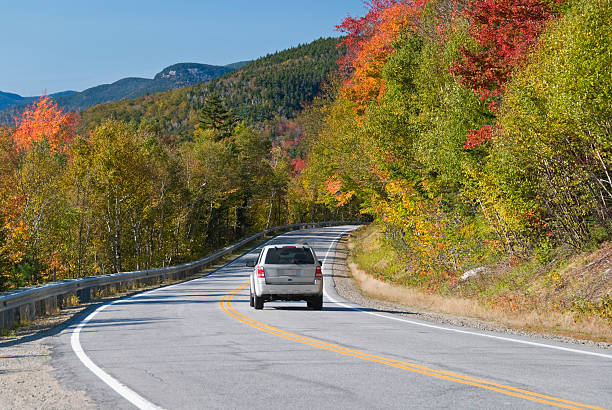
#> input picture Final Project/test.jpg, 612 x 410 px
$ python Project.py   (older library calls are emulated)
#> lines starting #> are read from the running program, lines starting #| are printed output that depends on the picture
import numpy as np
import cv2
import matplotlib.pyplot as plt

# Helper function for convolution
def apply_convolution(image, kernel):
    output = np.zeros_like(image)
    pad = kernel.shape[0] // 2
    padded_image = np.pad(image, pad, mode='constant')

    for i in range(image.shape[0]):
        for j in range(image.shape[1]):
            output[i, j] = (kernel * padded_image[i:i + kernel.shape[0], j:j + kernel.shape[1]]).sum()
    return output

# Gaussian Smoothing Function
def apply_gaussian_blur(image, kernel_size=5, sigma=1.4):
    return cv2.GaussianBlur(image, (kernel_size, kernel_size), sigma)

# Sobel Edge Detection
def sobel_edge_detection(image):
    grad_x = cv2.Sobel(image, cv2.CV_64F, 1, 0, ksize=3)  # Horizontal gradient
    grad_y = cv2.Sobel(image, cv2.CV_64F, 0, 1, ksize=3)  # Vertical gradient
    magnitude = np.sqrt(grad_x**2 + grad_y**2)  # Gradient magnitude
    normalized = (magnitude / magnitude.max() * 255).astype(np.uint8)  # Normalize
    _, thresholded = cv2.threshold(normalized, 50, 255, cv2.THRESH_BINARY)  # Threshold
    return thresholded

# Prewitt Edge Detection
def prewitt_edge_detection(image):
    kernel_x = np.array([[-1, 0, 1], [-1, 0, 1], [-1, 0, 1]])  # Prewitt horizontal kernel
    kernel_y = np.array([[1, 1, 1], [0, 0, 0], [-1, -1, -1]])  # Prewitt vertical kernel
    grad_x = cv2.filter2D(image, cv2.CV_64F, kernel_x)  # Horizontal gradient
    grad_y = cv2.filter2D(image, cv2.CV_64F, kernel_y)  # Vertical gradient
    magnitude = np.sqrt(grad_x**2 + grad_y**2)  # Gradient magnitude
    normalized = (magnitude / magnitude.max() * 255).astype(np.uint8)  # Normalize
    _, thresholded = cv2.threshold(normalized, 50, 255, cv2.THRESH_BINARY)  # Threshold
    return thresholded

# Non-Maximum Suppression
def non_max_suppression(magnitude, direction):
    M, N = magnitude.shape
    output = np.zeros((M, N), dtype=np.uint8)
    angle = direction * 180.0 / np.pi
    angle[angle < 0] += 180

    for i in range(1, M-1):
        for j in range(1, N-1):
            q = 255
            r = 255

            if (0 <= angle[i, j] < 22.5) or (157.5 <= angle[i, j] <= 180):
                q = magnitude[i, j + 1]
                r = magnitude[i, j - 1]
            elif 22.5 <= angle[i, j] < 67.5:
                q = magnitude[i + 1, j - 1]
                r = magnitude[i - 1, j + 1]
            elif 67.5 <= angle[i, j] < 112.5:
                q = magnitude[i + 1, j]
                r = magnitude[i - 1, j]
            elif 112.5 <= angle[i, j] < 157.5:
                q = magnitude[i - 1, j - 1]
                r = magnitude[i + 1, j + 1]

            if (magnitude[i, j] >= q) and (magnitude[i, j] >= r):
                output[i, j] = magnitude[i, j]
            else:
                output[i, j] = 0

    return output

# Hysteresis Thresholding
def hysteresis_thresholding(image, low_threshold, high_threshold):
    M, N = image.shape
    output = np.zeros((M, N), dtype=np.uint8)

    strong = 255
    weak = 75

    strong_i, strong_j = np.where(image >= high_threshold)
    weak_i, weak_j = np.where((image >= low_threshold) & (image < high_threshold))

    output[strong_i, strong_j] = strong
    output[weak_i, weak_j] = weak

    for i in range(1, M - 1):
        for j in range(1, N - 1):
            if output[i, j] == weak:
                if strong in (output[i + 1, j - 1:j + 2].tolist() +
                              output[i, j - 1:j + 2].tolist() +
                              output[i - 1, j - 1:j + 2].tolist()):
                    output[i, j] = strong
                else:
                    output[i, j] = 0

    return output

# Canny Edge Detection
def canny_edge_detection(image, low_threshold, high_threshold):
    blurred = cv2.GaussianBlur(image, (5, 5), 1.4)
    grad_x = cv2.Sobel(blurred, cv2.CV_64F, 1, 0, ksize=3)
    grad_y = cv2.Sobel(blurred, cv2.CV_64F, 0, 1, ksize=3)
    magnitude = np.sqrt(grad_x ** 2 + grad_y ** 2)
    direction = np.arctan2(grad_y, grad_x)

    nms_result = non_max_suppression(magnitude, direction)
    edges = hysteresis_thresholding(nms_result, low_threshold, high_threshold)
    return edges

# Add noise to image
def add_noise(image, noise_type="gaussian", salt_prob=0.05, gauss_std=20):
    noisy_image = image.copy()
    if noise_type == "gaussian":
        noise = np.random.normal(0, gauss_std, image.shape)
        noisy_image = np.clip(image + noise, 0, 255)
    elif noise_type == "salt_and_pepper":
        salt_pepper = np.random.rand(*image.shape)
        noisy_image[salt_pepper < salt_prob] = 0
        noisy_image[salt_pepper > 1 - salt_prob] = 255
    return noisy_image.astype(np.uint8)

# Main function to run the implementation
if __name__ == "__main__":
    # Read image using OpenCV
    image_path = "test.jpg"
    image = cv2.imread(image_path, cv2.IMREAD_GRAYSCALE)
#> image: shape (410, 612); min 0, max 255, mean 126.7

    # Add noise to simulate diverse conditions
    noisy_image = add_noise(image, noise_type="gaussian", gauss_std=30)

    # Detect edges
    sobel_edges = sobel_edge_detection(noisy_image)
#> in sobel_edge_detection, `_, thresholded = cv2.threshold(normalized, 50, 255, cv2.THRESH_BINARY)`:
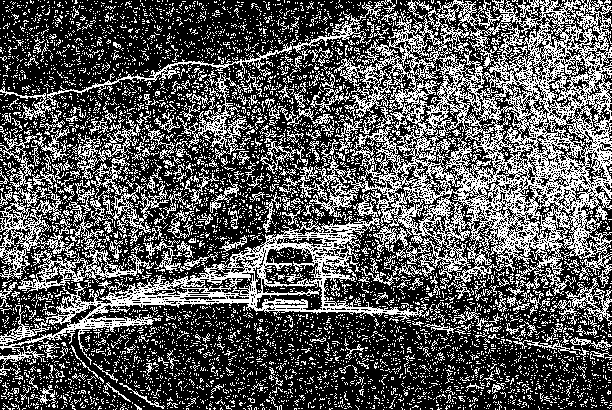
#> thresholded: shape (410, 612); 34.8% white in thin lines or dots
    prewitt_edges = prewitt_edge_detection(noisy_image)
#> in prewitt_edge_detection, `_, thresholded = cv2.threshold(normalized, 50, 255, cv2.THRESH_BINARY)`: thresholded: shape (410, 612); 33.5% white in thin lines or dots
    canny_edges = canny_edge_detection(noisy_image, low_threshold=50, high_threshold=100)
#> in canny_edge_detection, `blurred = cv2.GaussianBlur(image, (5, 5), 1.4)`:
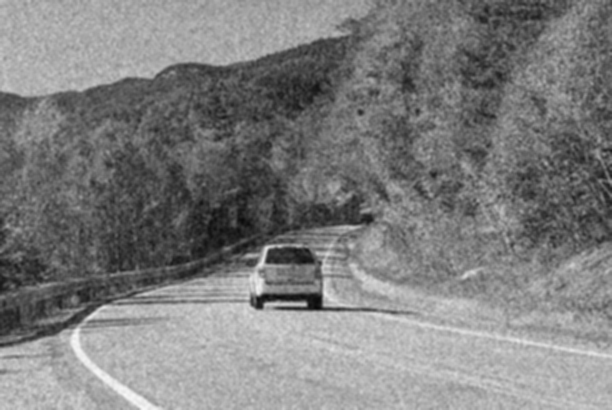
#> blurred: shape (410, 612); min 8, max 247, mean 126.4
#> in canny_edge_detection, `grad_y = cv2.Sobel(blurred, cv2.CV_64F, 0, 1, ksize=3)`:
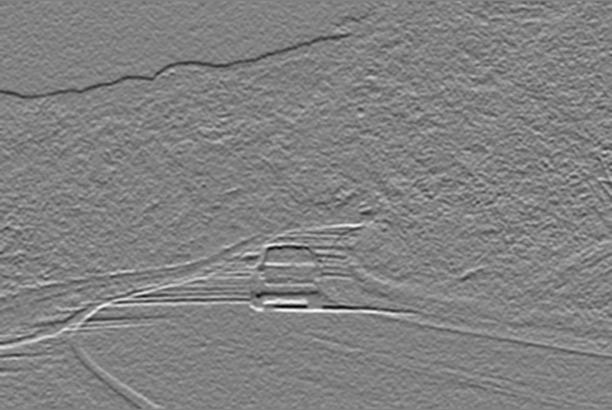
#> grad_y: shape (410, 612) float64; min -435, max 421, mean 0.8; drawn with min black and max white
#> in canny_edge_detection, `direction = np.arctan2(grad_y, grad_x)`:
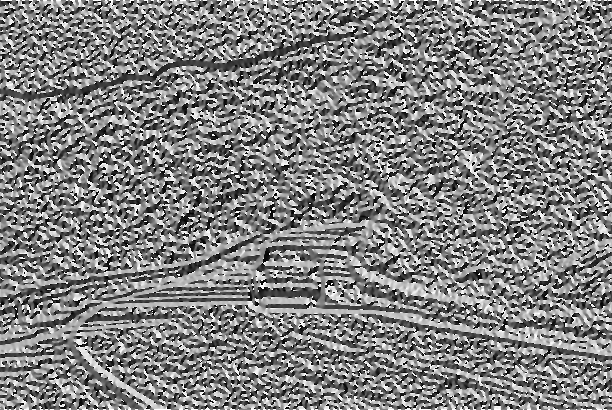
#> direction: shape (410, 612) float64; min -3.14, max 3.14, mean 0.0373; drawn with min black and max white
#> in non_max_suppression, `angle[angle < 0] += 180`:
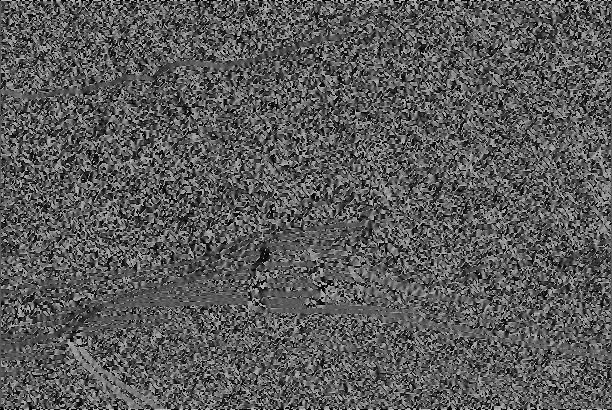
#> angle: shape (410, 612) float64; min 0, max 180, mean 90.1
#> after the loop in non_max_suppression, `for i in range(1, M-1):`:
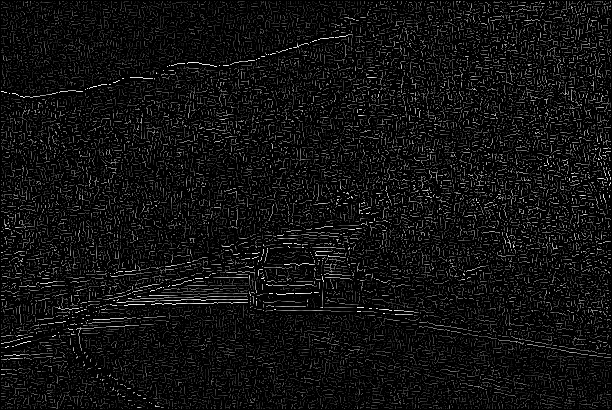
#> output: shape (410, 612); min 0, max 255, mean 16.8
#> in hysteresis_thresholding, `strong_i, strong_j = np.where(image >= high_threshold)`: strong_i = 11145 values from 1 to 408; strong_j = 11145 values, max 610 at index 11, min 1 at index 1768, mean 334.9
#> after the loop in hysteresis_thresholding, `for i in range(1, M - 1):`:
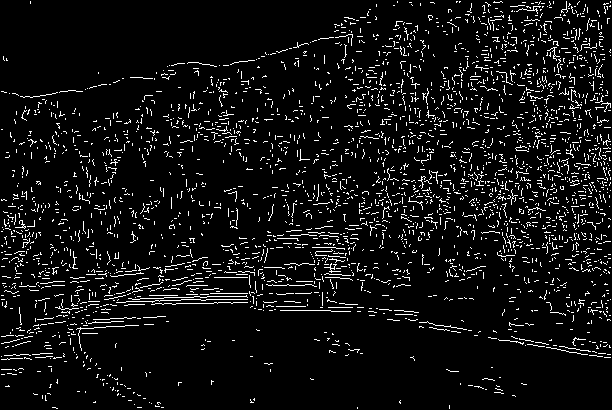
#> output: shape (410, 612); 6.7% white in thin lines or dots

    # Save results
    cv2.imwrite("noisy_image.jpg", noisy_image)

    # Save results with debugging
    print(f"Sobel dtype: {sobel_edges.dtype}, min: {sobel_edges.min()}, max: {sobel_edges.max()}")
#| Sobel dtype: uint8, min: 0, max: 255
    cv2.imwrite("sobel_edges.jpg", sobel_edges)

    print(f"Prewitt dtype: {prewitt_edges.dtype}, min: {prewitt_edges.min()}, max: {prewitt_edges.max()}")
#| Prewitt dtype: uint8, min: 0, max: 255
    cv2.imwrite("prewitt_edges.jpg", prewitt_edges)

    cv2.imwrite("canny_edges.jpg", canny_edges)

    # Display results
    plt.figure(figsize=(15, 10))
    plt.subplot(231), plt.imshow(noisy_image, cmap='gray'), plt.title("Noisy Image")
    plt.subplot(232), plt.imshow(sobel_edges, cmap='gray'), plt.title("Sobel Edges")
    plt.subplot(233), plt.imshow(prewitt_edges, cmap='gray'), plt.title("Prewitt Edges")
    plt.subplot(234), plt.imshow(canny_edges, cmap='gray'), plt.title("Canny Edges")
    plt.show()
